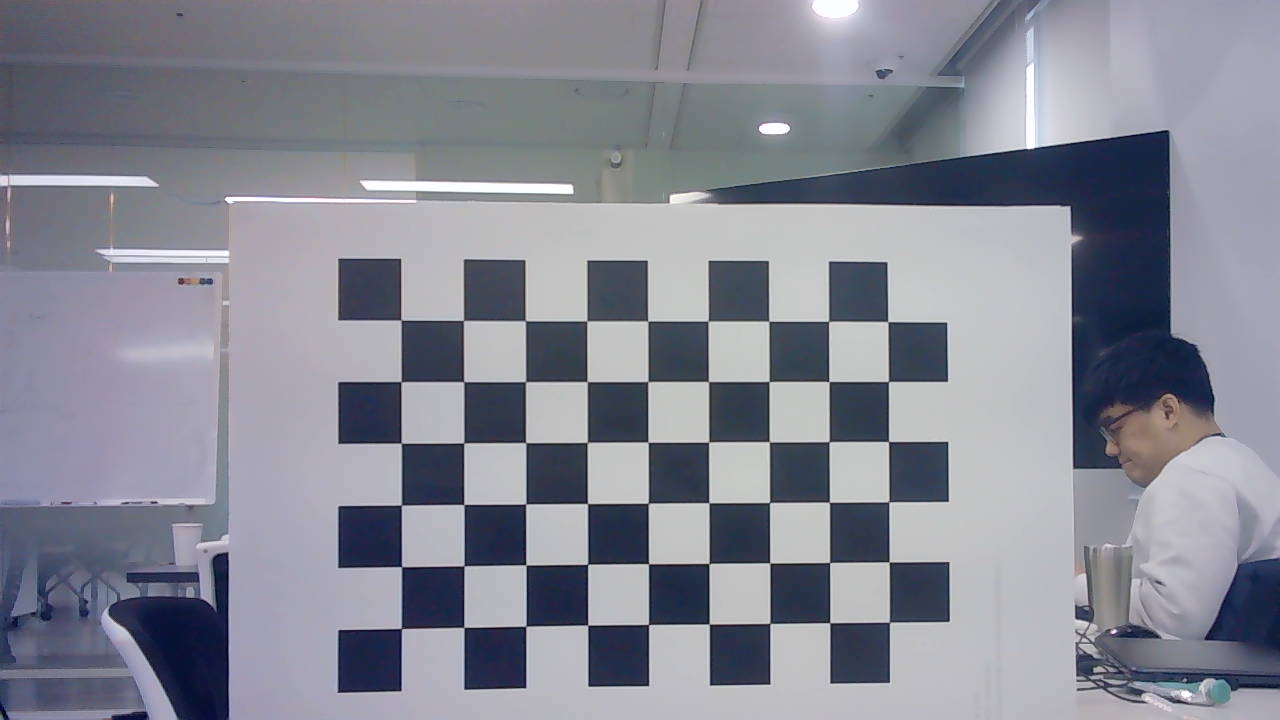
#> input picture images/saved_image_000.jpg, 1280 x 720 px
$ jupyter execute --allow-errors Camera_calibration.ipynb   (shell and % lines are left out)
#> lines starting #> are read from the running program, lines starting #| are printed output that depends on the picture; after the words box and inside, x2 and y2 are one past the last pixel; in counts of white or black regions, pixels touching at a corner belong together
https://foss4g.tistory.com/1665

[cell 1]
import cv2
import numpy as np
import os
import glob

[cell 2]
import matplotlib.pyplot as plt

[cell 3]
#image_path = './images_480p'
image_path = './images/saved_image_000.jpg'

[cell 4]
# 체커보드의 차원 정의
# CHECKERBOARD = (6,9) # 체커보드 행과 열당 내부 코너 수
CHECKERBOARD = (9,6) # 체커보드 행과 열당 내부 코너 수
# CHECKERBOARD = (5,7)
criteria = (cv2.TERM_CRITERIA_EPS + cv2.TERM_CRITERIA_MAX_ITER, 30, 0.001)

[cell 5]
# 각 체커보드 이미지에 대한 3D 점 벡터를 저장할 벡터 생성
objpoints = []
# 각 체커보드 이미지에 대한 2D 점 벡터를 저장할 벡터 생성
imgpoints = []
# 3D 점의 세계 좌표 정의
objp = np.zeros((1, CHECKERBOARD[0] * CHECKERBOARD[1], 3), np.float32)
objp[0,:,:2] = np.mgrid[0:CHECKERBOARD[0], 0:CHECKERBOARD[1]].T.reshape(-1, 2)
# https://github.com/urbste/ImprovedOcamCalib/blob/master/FisheyeDataSet/test_images/checkerboard_sizes.txt
#objp *= 0.0325
objp *= 0.0215
prev_img_shape = None

[cell 6]
objp[0, 0:5, :]

[cell 7]
images = glob.glob('./images/*.jpg')

[cell 8]
images

[cell 9]
# 주어진 디렉터리에 저장된 개별 이미지의 경로 추출
# images = glob.glob(image_path + '/*.jpg')
# images = glob.glob('./ImprovedOcamCalib/FisheyeDataSet/test_images/Fisheye1_*.jpg')
for fname in images:
    img = cv2.imread(fname)
#> img is the input picture: shape (720, 1280, 3); mean B, G, R 147.8, 136.1, 134.2
    # 그레이 스케일로 변환
    gray = cv2.cvtColor(img,cv2.COLOR_BGR2GRAY)
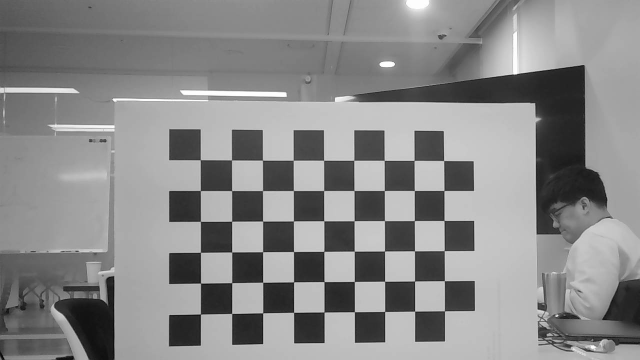
#> gray: shape (720, 1280) (shown at 1/2 size); min 2, max 255, mean 136.8
    # 체커보드 코너 찾기
    # 이미지에서 원하는 개수의 코너가 발견되면 ret = true
    ret, corners = cv2.findChessboardCorners(gray,
                                             CHECKERBOARD,
                                             cv2.CALIB_CB_ADAPTIVE_THRESH + cv2.CALIB_CB_FAST_CHECK + cv2.CALIB_CB_NORMALIZE_IMAGE)
#> ret = True; corners = 54 rows, first 8: [400.8, 320.1], [463.5, 320.4], [525.3, 320.9], [586.7, 320.9], [647.6, 321.2], [707.8, 320.9], [768.7, 321.4], [828.5, 321.4]
    # 원하는 개수의 코너가 감지되면,
    # 픽셀 좌표 미세조정 -> 체커보드 이미지 표시
    if ret == True:
        objpoints.append(objp)
        # 주어진 2D 점에 대한 픽셀 좌표 미세조정
        corners2 = cv2.cornerSubPix(gray, corners, (11,11),(-1,-1), criteria)
#> corners2 = 54 rows, first 8: [401, 320.1], [463.4, 320.4], [525.3, 320.7], [586.8, 320.9], [647.8, 320.9], [708.1, 321.1], [768.8, 321.2], [828.6, 321.3]
        imgpoints.append(corners2)
        # 코너 그리기 및 표시
        img = cv2.drawChessboardCorners(img, CHECKERBOARD, corners2, ret)
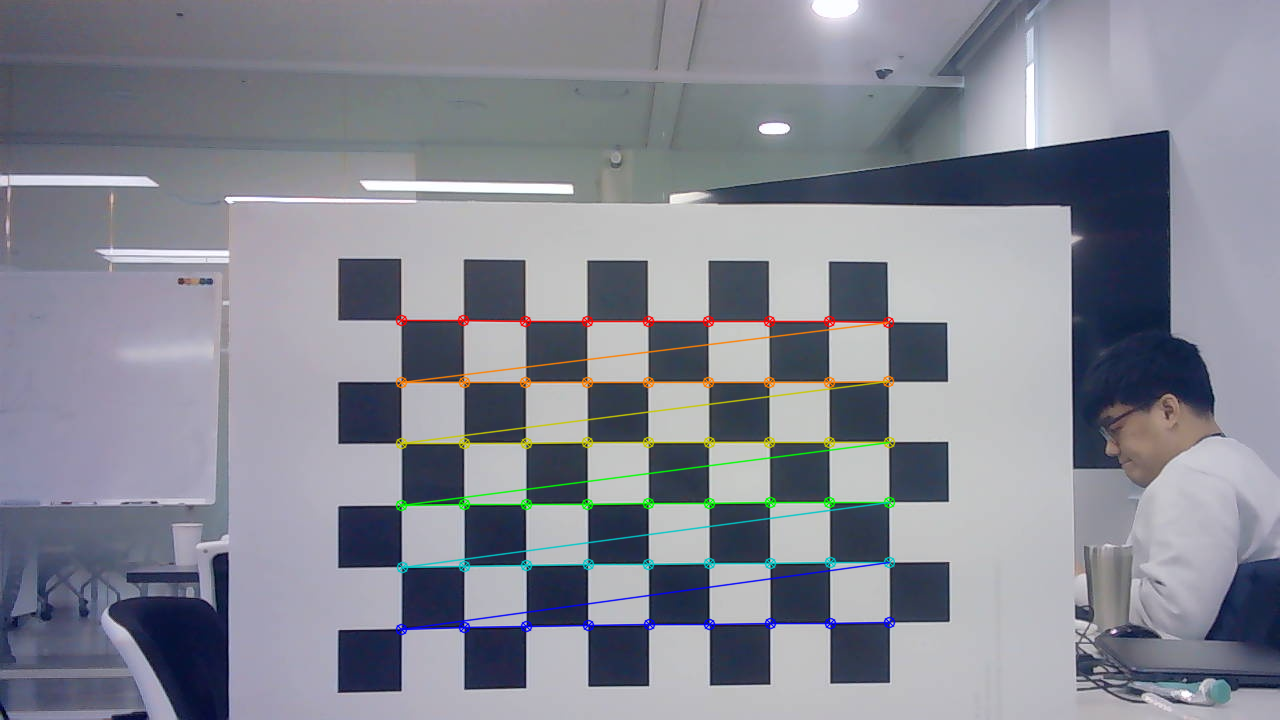
#> img: shape (720, 1280, 3); 2.21% of pixels changed, all inside (x1, y1, x2, y2) = (395, 314, 896, 636)
    cv2.imshow('img',img)
    cv2.waitKey(0)
#> pass 2 of the loop `for fname in images:`:
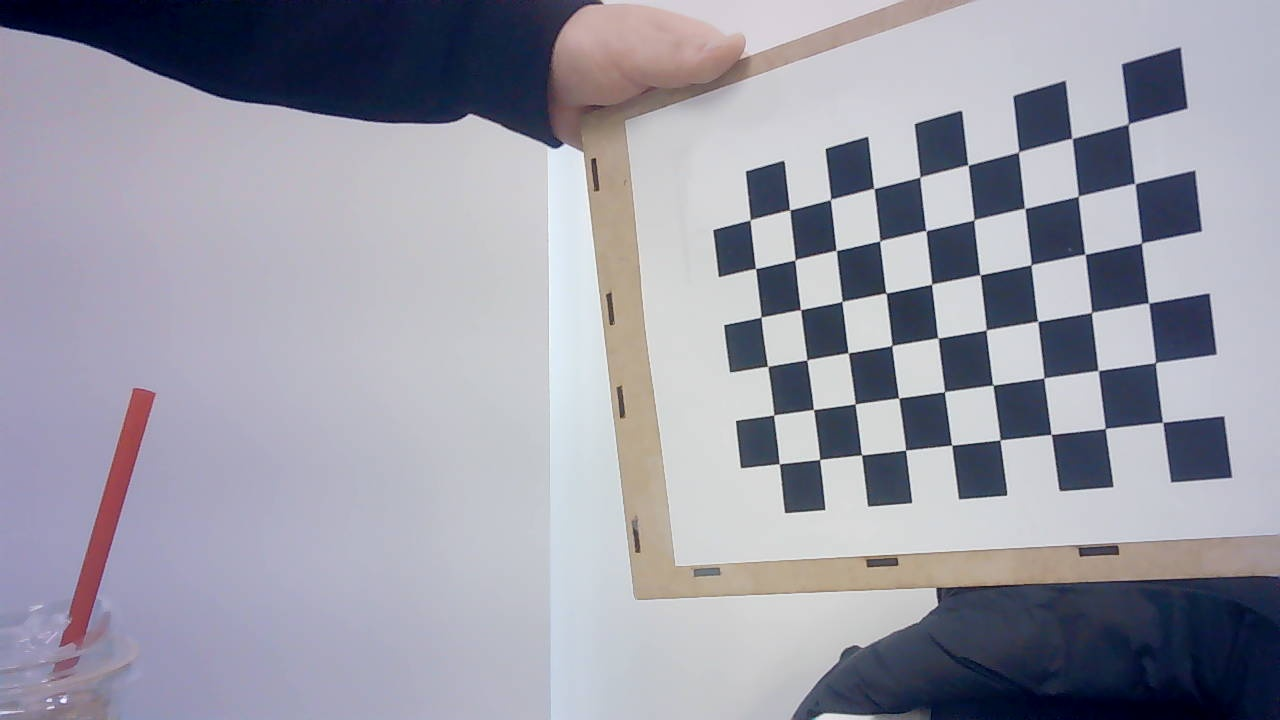
#> input picture images/saved_image_001.jpg, 1280 x 720 px
#> img is the input picture: shape (720, 1280, 3); mean B, G, R 166.7, 154.4, 154.5
#> `gray = cv2.cvtColor(img,cv2.COLOR_BGR2GRAY)`:
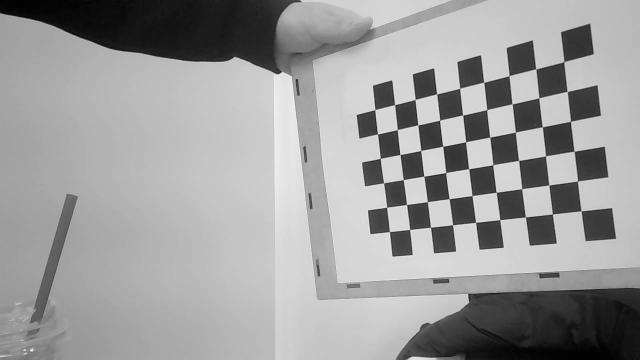
#> gray: shape (720, 1280) (shown at 1/2 size); min 1, max 250, mean 155.8
#> corners = 54 rows, first 8: [1163.1, 421.8], [1105.3, 428.7], [1051, 434.2], [1000.4, 440.2], [951.7, 444.9], [905.5, 450.3], [861.7, 454.6], [819.7, 459.4]
#> corners2 = 54 rows, first 8: [1162.6, 422.4], [1105.2, 428.4], [1051.2, 434.4], [1000, 439.9], [951.7, 445.2], [905.6, 450.1], [861.5, 454.9], [819.7, 459.5]
#> `img = cv2.drawChessboardCorners(img, CHECKERBOARD, corners2, ret)`:
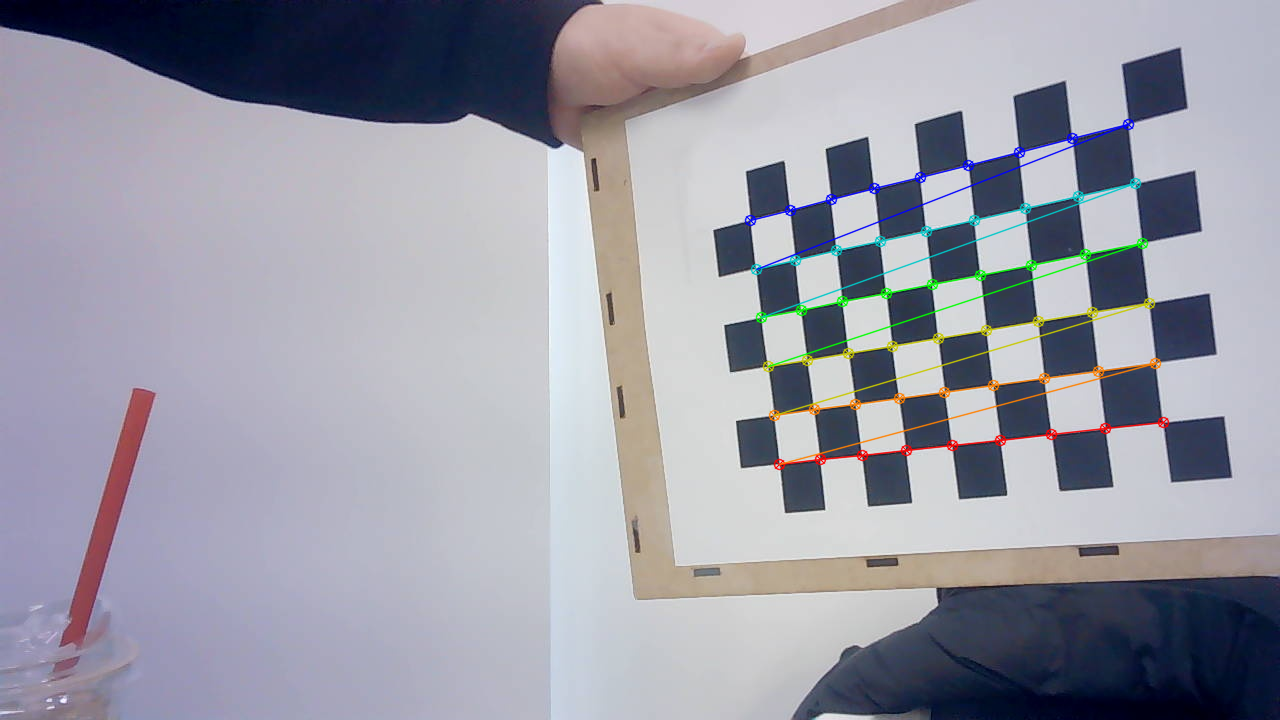
#> img: shape (720, 1280, 3); 1.82% of pixels changed, all inside (x1, y1, x2, y2) = (744, 118, 1170, 471)
#> pass 3 of the loop `for fname in images:`:
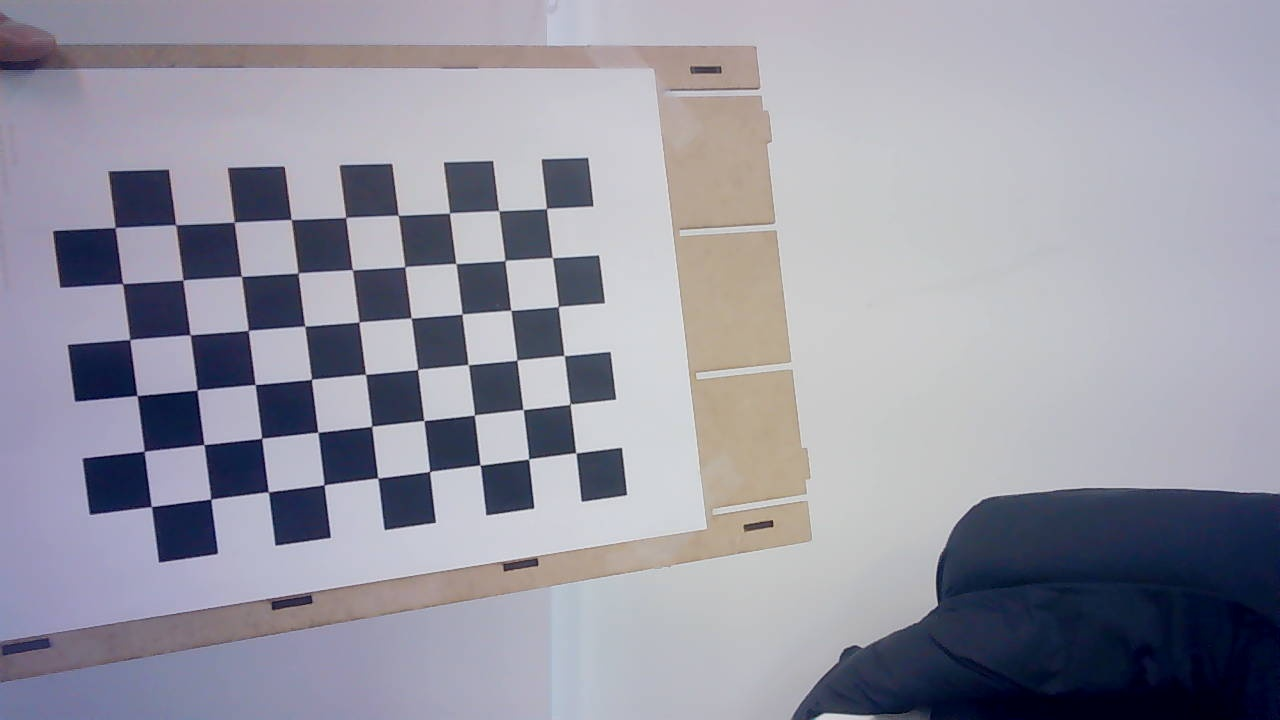
#> input picture images/saved_image_002.jpg, 1280 x 720 px
#> img is the input picture: shape (720, 1280, 3); mean B, G, R 163.1, 150.6, 151.2
#> `gray = cv2.cvtColor(img,cv2.COLOR_BGR2GRAY)`:
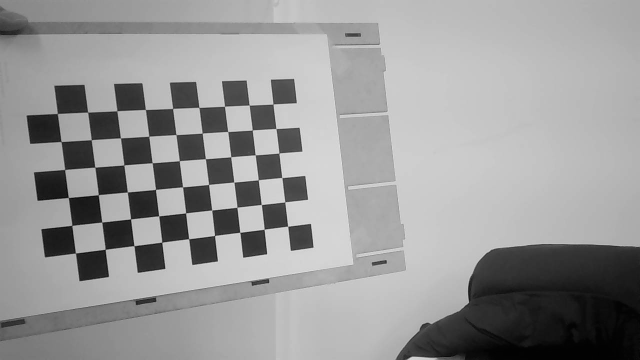
#> gray: shape (720, 1280) (shown at 1/2 size); min 1, max 234, mean 152.2
#> corners = 54 rows, first 8: [575.6, 453.1], [528.7, 459.1], [479.9, 465.1], [429.9, 471.7], [377.9, 477.6], [323.8, 485], [267.7, 492.4], [210.6, 499.2]
#> corners2 = 54 rows, first 8: [575.8, 452.8], [528.7, 458.9], [480.1, 465.1], [429.6, 471.5], [377.7, 477.9], [324, 484.9], [268.4, 491.8], [210.7, 499.1]
#> `img = cv2.drawChessboardCorners(img, CHECKERBOARD, corners2, ret)`:
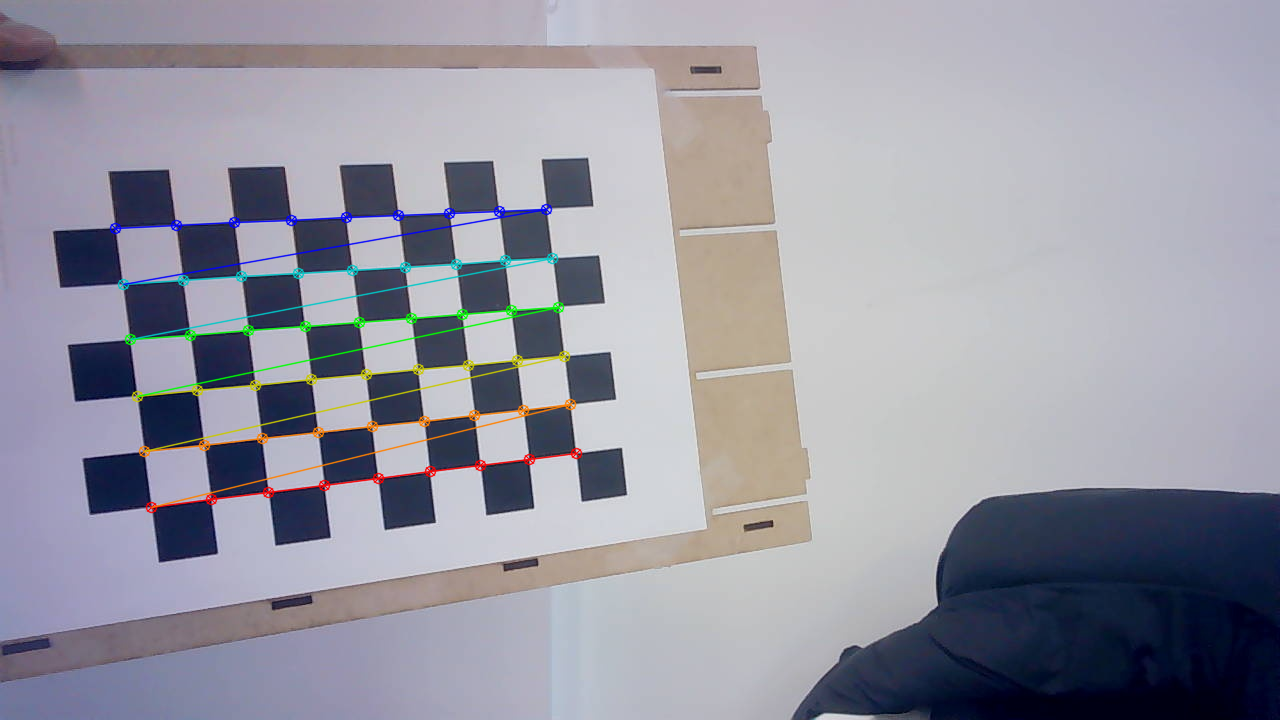
#> img: shape (720, 1280, 3); 1.98% of pixels changed, all inside (x1, y1, x2, y2) = (109, 203, 583, 514)

cv2.destroyAllWindows()
h,w = img.shape[:2] # 480, 640
# 알려진 3D 점(objpoints) 값과 감지된 코너의 해당 픽셀 좌표(imgpoints) 전달, 카메라 캘리브레이션 수행
ret, mtx, dist, rvecs, tvecs = cv2.calibrateCamera(objpoints, imgpoints, gray.shape[::-1], None, None)
#> ret = 0.286; mtx = [[1413.7, 0, 742.9], [0, 1412.4, 457.2], [0, 0, 1]]; dist = [[0.0657, 0.277, 0.00524, 0.00861, -1.05]]; rvecs = ([0.00404, -0.0823, -0.00326], [0.995, -0.0675, 2.86], [-0.662, -0.0145, 2.95]); tvecs = ([-0.119, -0.048, 0.493], [0.15, -0.0127, 0.511], [-0.0734, -0.00185, 0.619])

#> (a cell that did not finish here is left out)

[cell 11]
img = cv2.imread(images[0])
print(img.shape)
#| (720, 1280, 3)

[cell 12]
mtx, dist
#> Out = ([[1413.7, 0, 742.9], [0, 1412.4, 457.2], [0, 0, 1]], [[0.0657, 0.277, 0.00524, 0.00861, -1.05]])

[cell 13]
# calibration_matrix_path = './aruco_marker/calibration_matrix_480p.npy'
# distortion_coefficients_path = './aruco_marker/distortion_coefficients_480p.npy'

calibration_matrix_path = './aruco_marker/calibration_matrix_fisheye.npy'
distortion_coefficients_path = './aruco_marker/distortion_coefficients_fisheye.npy'

[cell 14]
def get_calibrated_image(fname, mtx, dist):
#> called with fname = './images/saved_image_000.jpg', mtx = array of shape (3, 3), dist = array of shape (1, 5)
    img = cv2.imread(fname)


    h,  w = img.shape[:2]
    ####################################################################3
    newcameramtx, roi = cv2.getOptimalNewCameraMatrix(mtx, dist, (w,h), 1, (w,h))
#> newcameramtx = [[1414, 0, 753.7], [0, 1402.1, 460.3], [0, 0, 1]]; roi = (14, 14, 1263, 700)

    # undistort
    dst = cv2.undistort(img, mtx, dist, None, newcameramtx)
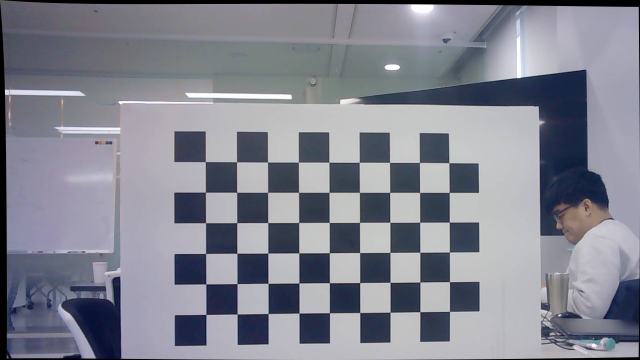
#> dst: shape (720, 1280, 3) (shown at 1/2 size); mean B, G, R 144.1, 132.8, 130.8

    # crop the image
    # x, y, w, h = roi
    # dst = dst[y:y+h, x:x+w]

    return img, dst

[cell 15]
fig = plt.figure(figsize=(10, 10))

for fname in images:
    img, dst = get_calibrated_image(fname, mtx, dist)

    ax1 = plt.subplot(1, 2, 1)
    ax1.imshow(img)
    ax1 = plt.subplot(1, 2, 2)
    ax1.imshow(dst)

    break
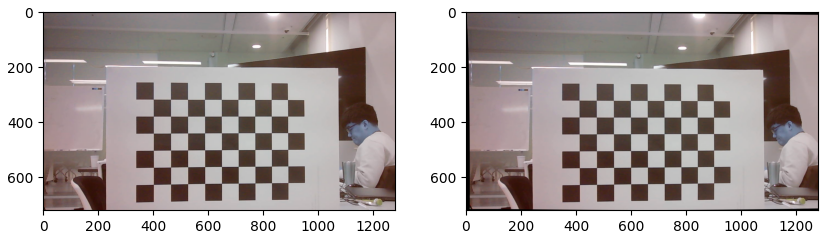
#> figure drawn by matplotlib, 2 panels; B, G, R data is drawn as R, G, B

[cell 16]
height, width, _ = img.shape
print(width, height)
#| 1280 720

[cell 17]
mtx0 = np.array([[360, 0, width/2], [0, 360, height/2], [0, 0, 1]])
# mtx0 = np.array([[1, 0, 516], [0, 1, 389], [0, 0, 1]])
dist0 = np.array([[0, 0, 0, 0, 0]])

[cell 18]
fig = plt.figure(figsize=(10, 10))

for fname in images:
    img, dst = get_calibrated_image(fname, mtx0, dist0)

    ax1 = plt.subplot(1, 2, 1)
    ax1.imshow(img)
    ax1 = plt.subplot(1, 2, 2)
    ax1.imshow(dst)

    break
